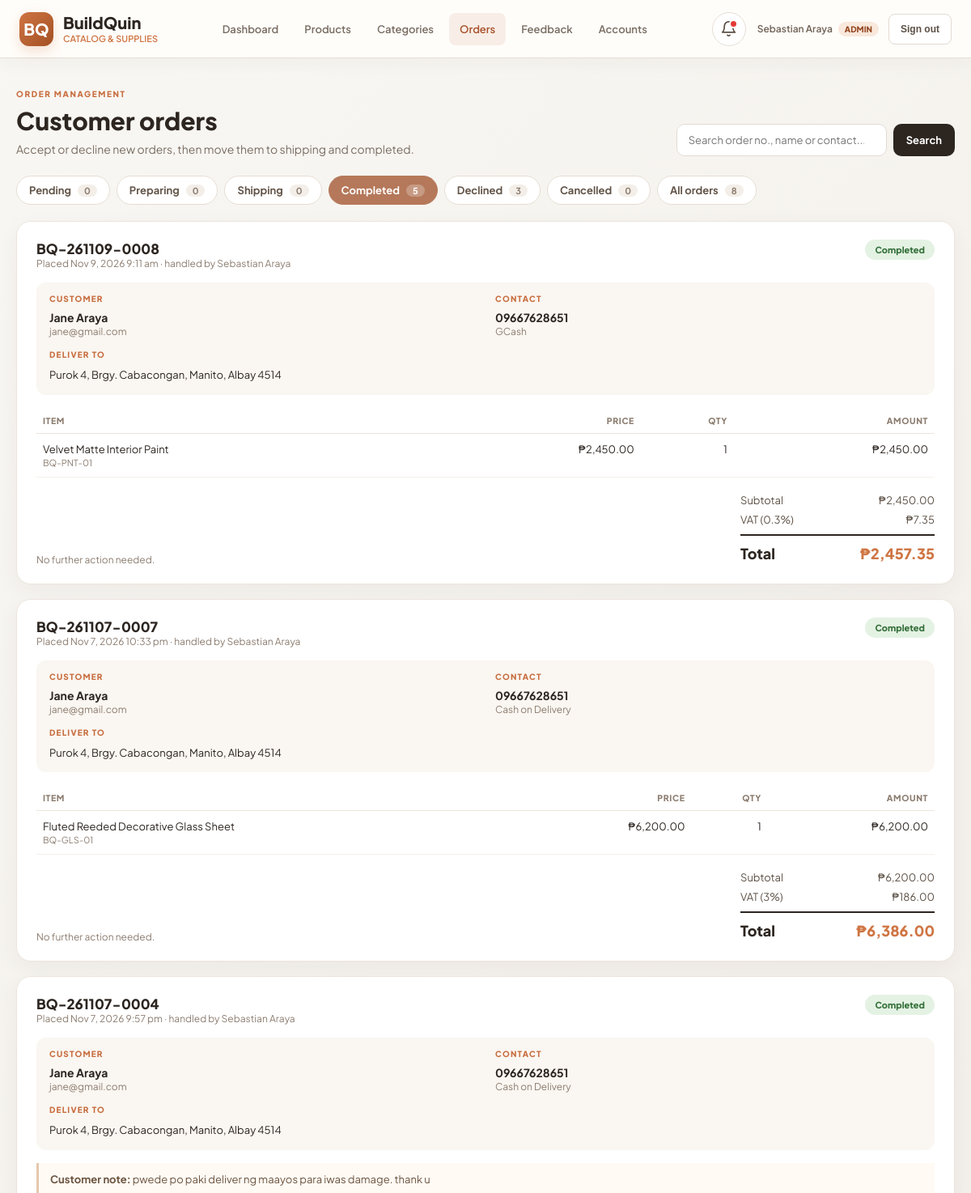
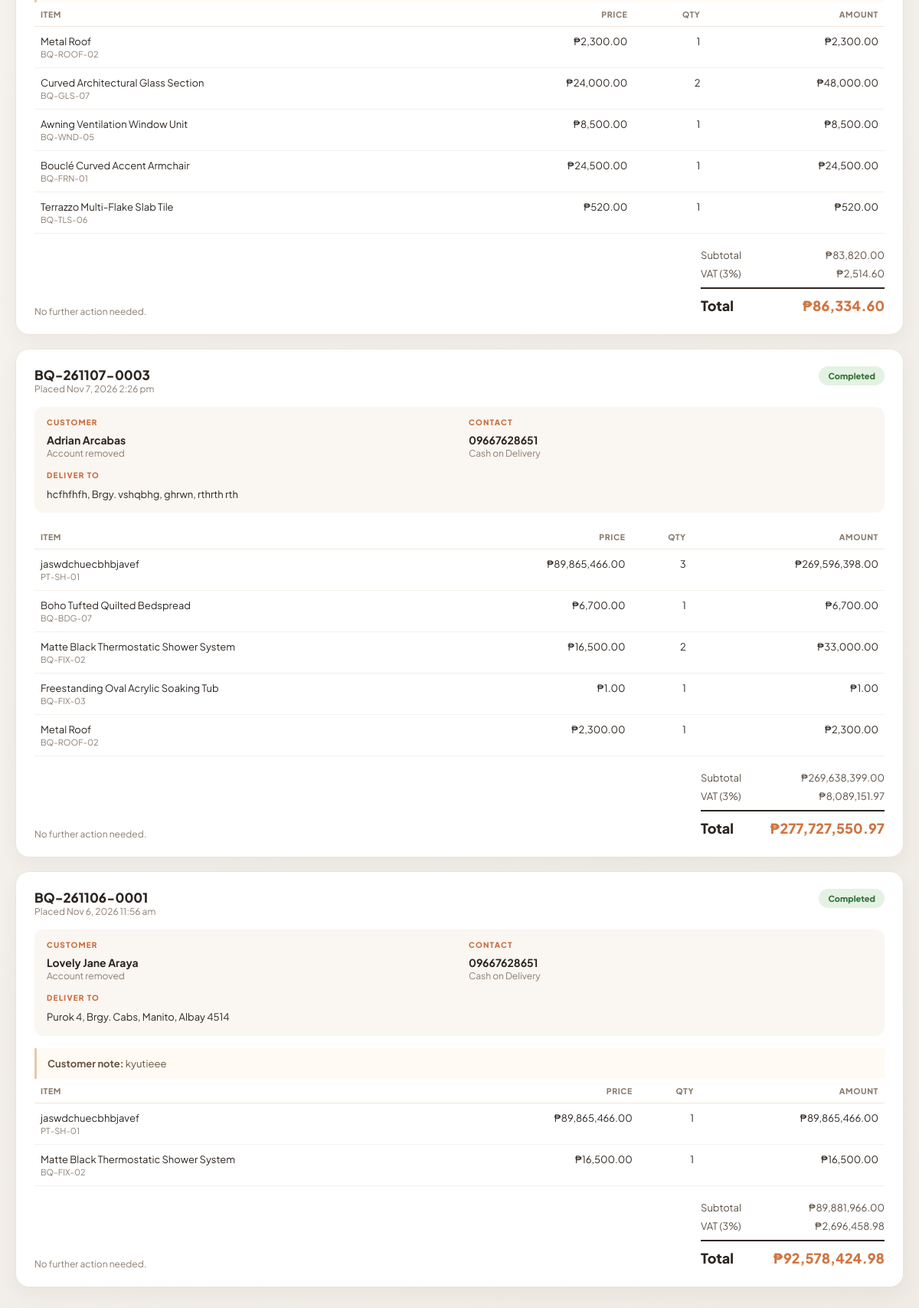
The app's page /index.php?page=orders&status=completed (signed in) with its own data (2 pictures, top to bottom).
### tables this page shows
CREATE TABLE `orders` (
  `id` int(10) UNSIGNED NOT NULL,
  `order_number` varchar(30) NOT NULL,
  `user_id` int(10) UNSIGNED DEFAULT NULL,
  `customer_name` varchar(100) NOT NULL,
  `contact_number` varchar(30) NOT NULL,
  `shipping_address` varchar(600) NOT NULL,
  `payment_method` varchar(40) NOT NULL DEFAULT 'Cash on Delivery',
  `notes` varchar(500) DEFAULT NULL,
  `subtotal` decimal(12,2) NOT NULL,
  `vat_rate` decimal(5,2) NOT NULL DEFAULT 3.00,
  `vat_amount` decimal(12,2) NOT NULL,
  `total` decimal(12,2) NOT NULL,
  `status` enum('pending','accepted','shipping','completed','declined','cancelled') NOT NULL DEFAULT 'pending',
  `decline_reason` varchar(500) DEFAULT NULL,
  `handled_by` int(10) UNSIGNED DEFAULT NULL,
  `created_at` timestamp NOT NULL DEFAULT current_timestamp(),
  `updated_at` timestamp NULL DEFAULT NULL
);

CREATE TABLE `users` (
  `id` int(10) UNSIGNED NOT NULL,
  `full_name` varchar(100) NOT NULL,
  `email` varchar(254) NOT NULL,
  `password_hash` varchar(255) NOT NULL,
  `role` enum('admin','staff','user') NOT NULL DEFAULT 'user',
  `created_at` timestamp NOT NULL DEFAULT current_timestamp(),
  `last_login` timestamp NULL DEFAULT NULL,
  `is_active` tinyint(1) NOT NULL DEFAULT 1,
  `staff_role` varchar(30) DEFAULT NULL,
  `security_password_hash` varchar(255) DEFAULT NULL,
  `account_status` varchar(12) NOT NULL DEFAULT 'active',
  `suspended_until` datetime DEFAULT NULL
);

CREATE TABLE `order_items` (
  `id` int(10) UNSIGNED NOT NULL,
  `order_id` int(10) UNSIGNED NOT NULL,
  `product_id` int(11) DEFAULT NULL,
  `product_code` varchar(50) NOT NULL,
  `product_name` varchar(150) NOT NULL,
  `unit_price` decimal(10,2) NOT NULL,
  `quantity` int(10) UNSIGNED NOT NULL,
  `line_total` decimal(12,2) NOT NULL
);

### html/index.php (called while the page is built, shortened)
<?php
require_once __DIR__ . '/../db/auth.php';
$page = get_string('page') ?: 'home';
$routes = [
    'dashboard' => 'home.php',
    'home' => 'home.php',
    'products' => 'products.php',
    'categories' => 'categories.php',
    'add' => 'add.php',
    'update' => 'update.php',
    'delete' => 'delete.php',
    'add_category' => 'add_category.php',
    'edit_category' => 'edit_category.php',
    'delete_category' => 'delete_category.php',
    'users' => 'users.php',
    'inquiries' => 'inquiries.php',
    'orders' => 'orders.php',
    'submit_feedback' => 'submit_feedback.php',
    'my_feedback' => 'my_feedback.php',
    'cart' => 'cart.php',
    'cart_add' => 'cart_actions.php',
    'cart_update' => 'cart_actions.php',
    'cart_remove' => 'cart_actions.php',
    'address_save' => 'cart_actions.php',
    'address_delete' => 'cart_actions.php',
    'place_order' => 'cart_actions.php',
    'my_orders' => 'my_orders.php',
    'notifications' => 'notifications.php',
    'notifications_read' => 'notifications.php',
];
include __DIR__ . '/' . $routes[$page];

### db/auth.php (called while the page is built, shortened)
<?php
function get_string(string $name): string
{
    return isset($_GET[$name]) && is_string($_GET[$name]) ? $_GET[$name] : '';
}
function e($value): string
{
    return htmlspecialchars((string) $value, ENT_QUOTES, 'UTF-8');
}
require_once __DIR__ . '/shop.php';
?>

### db/shop.php (called while the page is built, shortened)
<?php
function money($amount): string
{
    return '₱' . number_format((float) $amount, 2);
}
function load_order_items(mysqli $conn, int $orderId): array
{
    $stmt = $conn->prepare('SELECT product_id, product_code, product_name, unit_price, quantity, line_total FROM order_items WHERE order_id = ? ORDER BY id ASC');
    $stmt->bind_param('i', $orderId);
    $stmt->execute();
    $items = [];
    $result = $stmt->get_result();
    while ($row = $result->fetch_assoc()) {
        $items[] = $row;
    }
    return $items;
}
?>

### html/orders.php (the view, shortened to what this page needs)
<?php
require_once __DIR__ . '/../db/db.php';
$statusTabs = [
    'pending' => 'Pending',
    'accepted' => 'Preparing',
    'shipping' => 'Shipping',
    'completed' => 'Completed',
    'declined' => 'Declined',
    'cancelled' => 'Cancelled',
    'all' => 'All orders',
];
$activeStatus = get_string('status');
$search = trim(get_string('q'));
$counts = array_fill_keys(array_keys($statusTabs), 0);
$countResult = $conn->query('SELECT status, COUNT(*) AS total FROM orders GROUP BY status');
while ($countRow = $countResult->fetch_assoc()) {
    if (isset($counts[$countRow['status']])) {
        $counts[$countRow['status']] = (int) $countRow['total'];
    }
    $counts['all'] += (int) $countRow['total'];
}
$conditions = [];
$types = '';
$params = [];
if ($activeStatus !== 'all') {
    $conditions[] = 'o.status = ?';
    $types .= 's';
    $params[] = $activeStatus;
}
$sql = 'SELECT o.*, u.email AS account_email, h.full_name AS handler_name
    FROM orders o
    LEFT JOIN users u ON u.id = o.user_id
    LEFT JOIN users h ON h.id = o.handled_by'
    . ($conditions ? ' WHERE ' . implode(' AND ', $conditions) : '')
    . ' ORDER BY (o.status = \'pending\') DESC, o.id DESC LIMIT 100';
$stmt = $conn->prepare($sql);
if ($params) {
    $stmt->bind_param($types, ...$params);
}
$stmt->execute();
$result = $stmt->get_result();
$orders = [];
while ($row = $result->fetch_assoc()) {
    $row['items'] = load_order_items($conn, (int) $row['id']);
    $orders[] = $row;
}
?>
<!DOCTYPE html>
<html lang="en">
<head>
    <link rel="stylesheet" href="../css/icons.css">
    <link rel="stylesheet" href="../css/orders.css?v=bq6">
    <link rel="stylesheet" href="../css/confirmations.css">
    <link rel="stylesheet" href="../css/navigation.css?v=bq6">
</head>
<body class="shop-page">
    <?php include __DIR__ . '/navigation.php'; ?>
    <main class="shop-wrap">
        <div class="shop-heading">
            <div>
                <p class="eyebrow">ORDER MANAGEMENT</p>
                <h1>Customer orders</h1>
                <p>Accept or decline new orders, then move them to shipping and completed.</p>
            </div>
            <form class="order-search" action="index.php" method="get">
                <input type="search" name="q" value="<?= e($search) ?>" placeholder="Search order no., name or contact...">
                <button type="submit">Search</button>
            </form>
        </div>
        <nav class="status-tabs" aria-label="Order status">
            <?php foreach ($statusTabs as $key => $label): ?>
                <a class="<?= $activeStatus === $key ? 'active' : '' ?>" href="index.php?<?= e(http_build_query(['page' => 'orders', 'status' => $key, 'q' => $search])) ?>"><?= e($label) ?> <span><?= (int) $counts[$key] ?></span></a>
            <?php endforeach; ?>
        </nav>
        <?php if (!$orders): ?>
            <div class="empty-card">
                <div class="empty-icon"><span class="mi">inventory_2</span></div>
                <h2>No orders here</h2>
                <p><?= $search !== '' ? 'No orders matched your search.' : 'Nothing in this list right now. New customer orders will appear here and in the notification bell.' ?></p>
            </div>
        <?php else: ?>
            <div class="order-list">
                <?php foreach ($orders as $order): $status = $order['status']; ?>
                    <article class="order-card <?= $status === 'pending' ? 'needs-action' : '' ?>">
                        <header class="order-head">
                            <div>
                                <h2><?= e($order['order_number']) ?></h2>
                                <p class="muted-small">Placed <?= e(date('M j, Y g:i a', strtotime($order['created_at']))) ?><?= $order['handler_name'] ? ' &middot; handled by ' . e($order['handler_name']) : '' ?></p>
                            </div>
                            <span class="status-pill status-<?= e($status) ?>"><?= e($statusTabs[$status] ?? ucfirst($status)) ?></span>
                        </header>
                        <div class="customer-box">
                            <div>
                                <div class="receipt-label">Customer</div>
                                <strong><?= e($order['customer_name']) ?></strong>
                                <span class="muted-small"><?= e($order['account_email'] ?? 'Account removed') ?></span>
                            </div>
                            <div>
                                <div class="receipt-label">Contact</div>
                                <strong><?= e($order['contact_number']) ?></strong>
                                <span class="muted-small"><?= e($order['payment_method']) ?></span>
                            </div>
                            <div class="wide-cell">
                                <div class="receipt-label">Deliver to</div>
                                <span><?= e($order['shipping_address']) ?></span>
                            </div>
                        </div>
                        <?php if ($order['notes'] !== null && $order['notes'] !== ''): ?><p class="order-note"><strong>Customer note:</strong> <?= e($order['notes']) ?></p><?php endif; ?>
                        <table class="items-table">
                            <thead><tr><th>Item</th><th class="num">Price</th><th class="num">Qty</th><th class="num">Amount</th></tr></thead>
                            <tbody>
                                <?php foreach ($order['items'] as $item): ?>
                                    <tr>
                                        <td><?= e($item['product_name']) ?><small><?= e($item['product_code']) ?></small></td>
                                        <td class="num"><?= money($item['unit_price']) ?></td>
                                        <td class="num"><?= (int) $item['quantity'] ?></td>
                                        <td class="num"><?= money($item['line_total']) ?></td>
                                    </tr>
                                <?php endforeach; ?>
                            </tbody>
                        </table>
                        <div class="order-foot">
                            <div class="order-actions-wrap">
                                <?php if ($status === 'pending'): ?>
                                    <form class="inline-form" action="index.php?page=orders" method="post" data-confirm data-confirm-title="Accept order" data-confirm-message="Accept this order? Stock will be deducted and the customer will be told you are preparing it.">
                                        <input type="hidden" name="csrf_token" value="<?= e(csrf_token()) ?>">
                                        <input type="hidden" name="order_id" value="<?= (int) $order['id'] ?>">
                                        <input type="hidden" name="return_status" value="<?= e($activeStatus) ?>">
                                        <input type="hidden" name="action" value="accept">
                                        <button class="btn-primary" type="submit">Accept order</button>
                                    </form>
                                    <form class="inline-form decline-form" action="index.php?page=orders" method="post" data-confirm data-confirm-title="Decline order" data-confirm-message="Decline this order? The customer will be notified to try again.">
                                        <input type="hidden" name="csrf_token" value="<?= e(csrf_token()) ?>">
                                        <input type="hidden" name="order_id" value="<?= (int) $order['id'] ?>">
                                        <input type="hidden" name="return_status" value="<?= e($activeStatus) ?>">
                                        <input type="hidden" name="action" value="decline">
                                        <input type="text" name="reason" maxlength="500" placeholder="Reason (optional, shown to customer)">
                                        <button class="btn-danger-outline" type="submit">Decline</button>
                                    </form>
                                <?php else: ?>
                                    <span class="muted-small">No further action needed.</span>
                                <?php endif; ?>
                            </div>
                            <div class="totals compact">
                                <div><span>Subtotal</span><span><?= money($order['subtotal']) ?></span></div>
                                <div><span>VAT (<?= rtrim(rtrim(number_format((float) $order['vat_rate'], 2), '0'), '.') ?>%)</span><span><?= money($order['vat_amount']) ?></span></div>
                                <div class="grand"><span>Total</span><span><?= money($order['total']) ?></span></div>
                            </div>
                        </div>
                    </article>
                <?php endforeach; ?>
            </div>
        <?php endif; ?>
    </main>
</body>
</html>

### records on screen
orders: order_number "BQ-261109-0008", created_at "Nov 9, 2026 9:11 am", handled_by.full_name "Sebastian Araya", status "Completed", customer_name "Jane Araya", user.email "jane@gmail.com", contact_number "09667628651", payment_method "GCash", shipping_address "Purok 4, Brgy. Cabacongan, Manito, Albay 4514", shows "No further action needed.", subtotal "₱2,450.00", vat_rate "0.3", vat_amount "₱7.35", total "₱2,457.35"
order_items: product_name "Velvet Matte Interior Paint", product_code "BQ-PNT-01", unit_price "₱2,450.00", quantity "1", line_total "₱2,450.00"
orders: order_number "BQ-261107-0007", created_at "Nov 7, 2026 10:33 pm", handled_by.full_name "Sebastian Araya", status "Completed", customer_name "Jane Araya", user.email "jane@gmail.com", contact_number "09667628651", payment_method "Cash on Delivery", shipping_address "Purok 4, Brgy. Cabacongan, Manito, Albay 4514", shows "No further action needed.", subtotal "₱6,200.00", vat_rate "3", vat_amount "₱186.00", total "₱6,386.00"
order_items: product_name "Fluted Reeded Decorative Glass Sheet", product_code "BQ-GLS-01", unit_price "₱6,200.00", quantity "1", line_total "₱6,200.00"
orders: order_number "BQ-261107-0004", created_at "Nov 7, 2026 9:57 pm", handled_by.full_name "Sebastian Araya", status "Completed", customer_name "Jane Araya", user.email "jane@gmail.com", contact_number "09667628651", payment_method "Cash on Delivery", shipping_address "Purok 4, Brgy. Cabacongan, Manito, Albay 4514", notes "pwede po paki deliver ng maayos para iwas damage. thank u", shows "No further action needed.", subtotal "₱83,820.00", vat_rate "3", vat_amount "₱2,514.60", total "₱86,334.60"
order_items: product_name "Metal Roof", product_code "BQ-ROOF-02", unit_price "₱2,300.00", quantity "1", line_total "₱2,300.00"
order_items: product_name "Curved Architectural Glass Section", product_code "BQ-GLS-07", unit_price "₱24,000.00", quantity "2", line_total "₱48,000.00"
order_items: product_name "Awning Ventilation Window Unit", product_code "BQ-WND-05", unit_price "₱8,500.00", quantity "1", line_total "₱8,500.00"
order_items: product_name "Bouclé Curved Accent Armchair", product_code "BQ-FRN-01", unit_price "₱24,500.00", quantity "1", line_total "₱24,500.00"
order_items: product_name "Terrazzo Multi-Flake Slab Tile", product_code "BQ-TLS-06", unit_price "₱520.00", quantity "1", line_total "₱520.00"
orders: order_number "BQ-261107-0003", created_at "Nov 7, 2026 2:26 pm", status "Completed", customer_name "Adrian Arcabas", account_email "Account removed", contact_number "09667628651", payment_method "Cash on Delivery", shipping_address "hcfhfhfh, Brgy. vshqbhg, ghrwn, rthrth rth", shows "No further action needed.", subtotal "₱269,638,399.00", vat_rate "3", vat_amount "₱8,089,151.97", total "₱277,727,550.97"
order_items: product_name "jaswdchuecbhbjavef", product_code "PT-SH-01", unit_price "₱89,865,466.00", quantity "3", line_total "₱269,596,398.00"
order_items: product_name "Boho Tufted Quilted Bedspread", product_code "BQ-BDG-07", unit_price "₱6,700.00", quantity "1", line_total "₱6,700.00"
order_items: product_name "Matte Black Thermostatic Shower System", product_code "BQ-FIX-02", unit_price "₱16,500.00", quantity "2", line_total "₱33,000.00"
order_items: product_name "Freestanding Oval Acrylic Soaking Tub", product_code "BQ-FIX-03", unit_price "₱1.00", quantity "1", line_total "₱1.00"
orders: order_number "BQ-261106-0001", created_at "Nov 6, 2026 11:56 am", status "Completed", customer_name "Lovely Jane Araya", account_email "Account removed", contact_number "09667628651", payment_method "Cash on Delivery", shipping_address "Purok 4, Brgy. Cabs, Manito, Albay 4514", notes "kyutieee", shows "No further action needed.", subtotal "₱89,881,966.00", vat_rate "3", vat_amount "₱2,696,458.98", total "₱92,578,424.98"
order_items: product_name "jaswdchuecbhbjavef", product_code "PT-SH-01", unit_price "₱89,865,466.00", quantity "1", line_total "₱89,865,466.00"
order_items: product_name "Matte Black Thermostatic Shower System", product_code "BQ-FIX-02", unit_price "₱16,500.00", quantity "1", line_total "₱16,500.00"

### other values on screen
$_SESSION['full_name'] "Sebastian Araya"
role_display($_SESSION['role'], $_SESSION['staff_role'] ?? null) "ADMIN"
$label "Pending"
$counts[$key] "0"
$label "Preparing"
$label "Shipping"
$label "Completed"
$counts[$key] "5"
$label "Declined"
$counts[$key] "3"
$label "Cancelled"
$label "All orders"
$counts[$key] "8"
